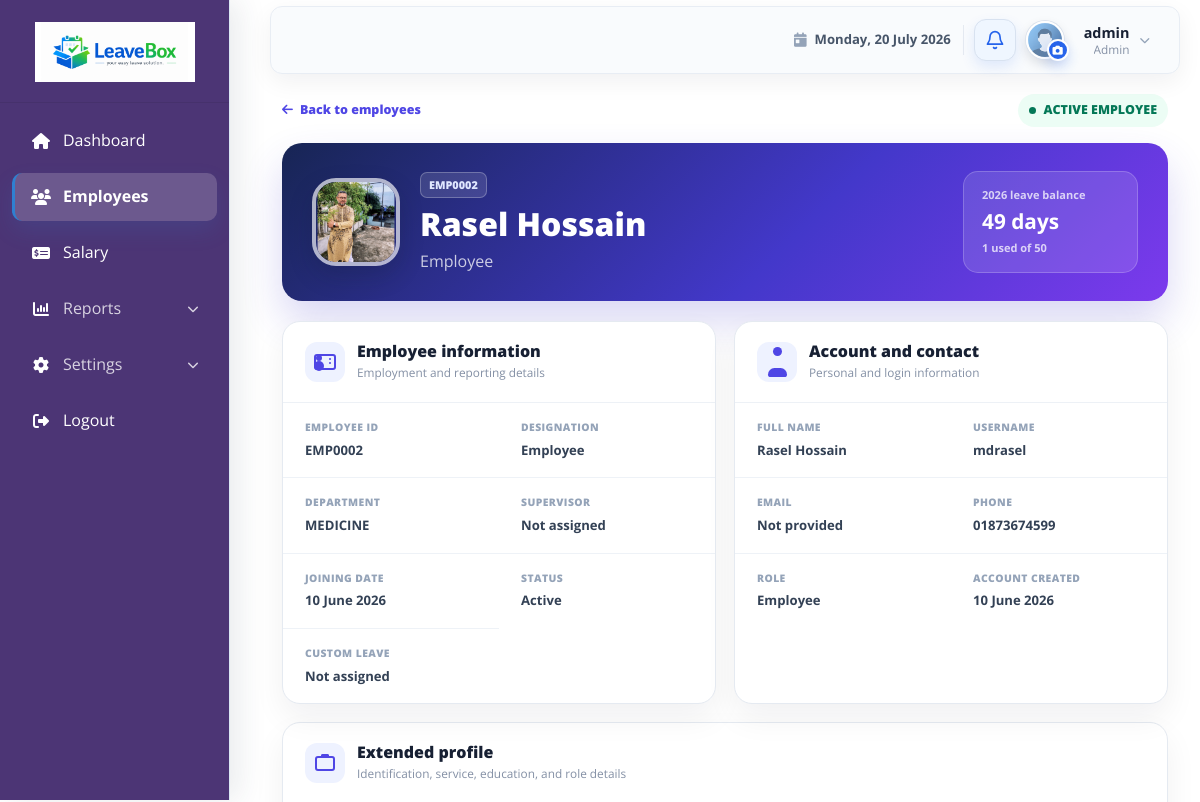
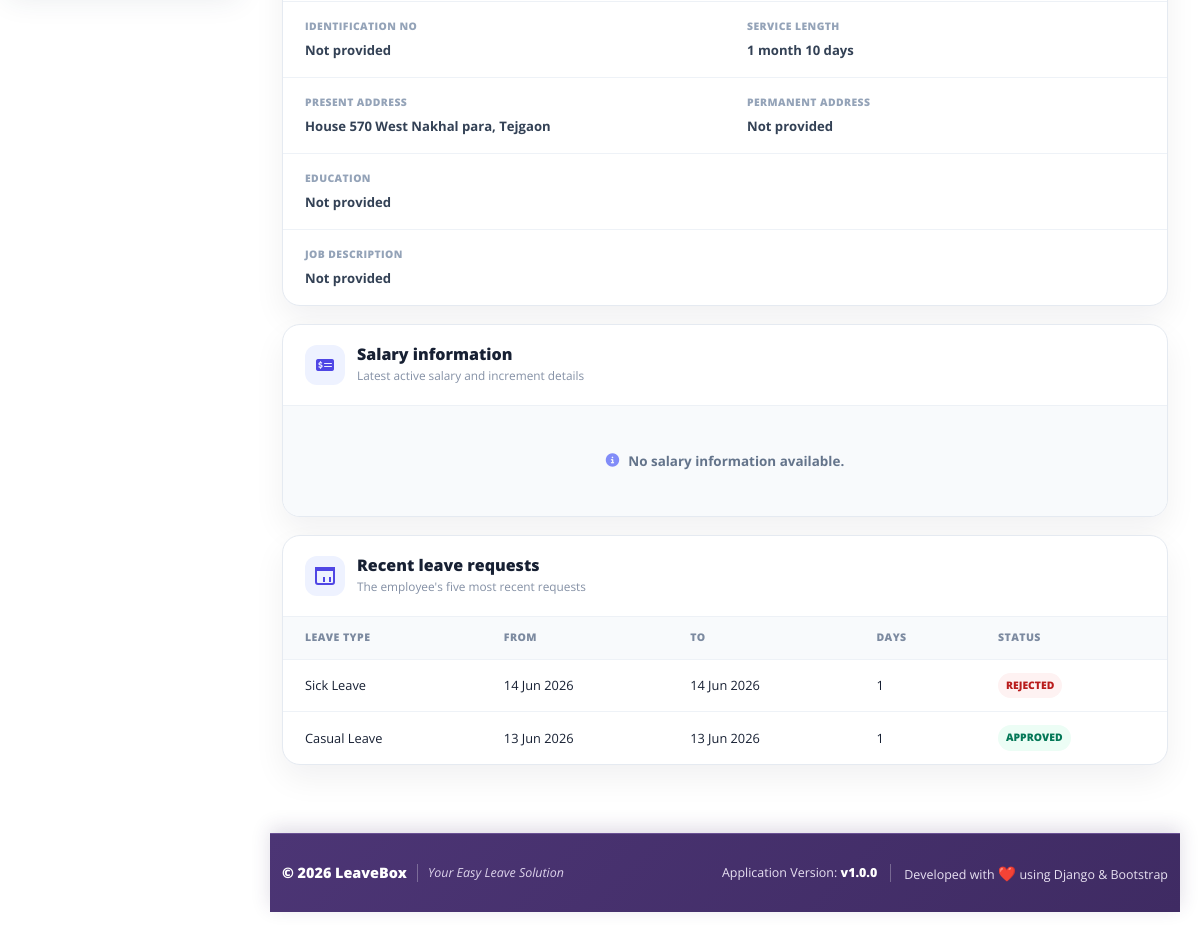
/employee/employees/2/ (signed in), run on an earlier commit of the app's database (2 pictures, top to bottom).
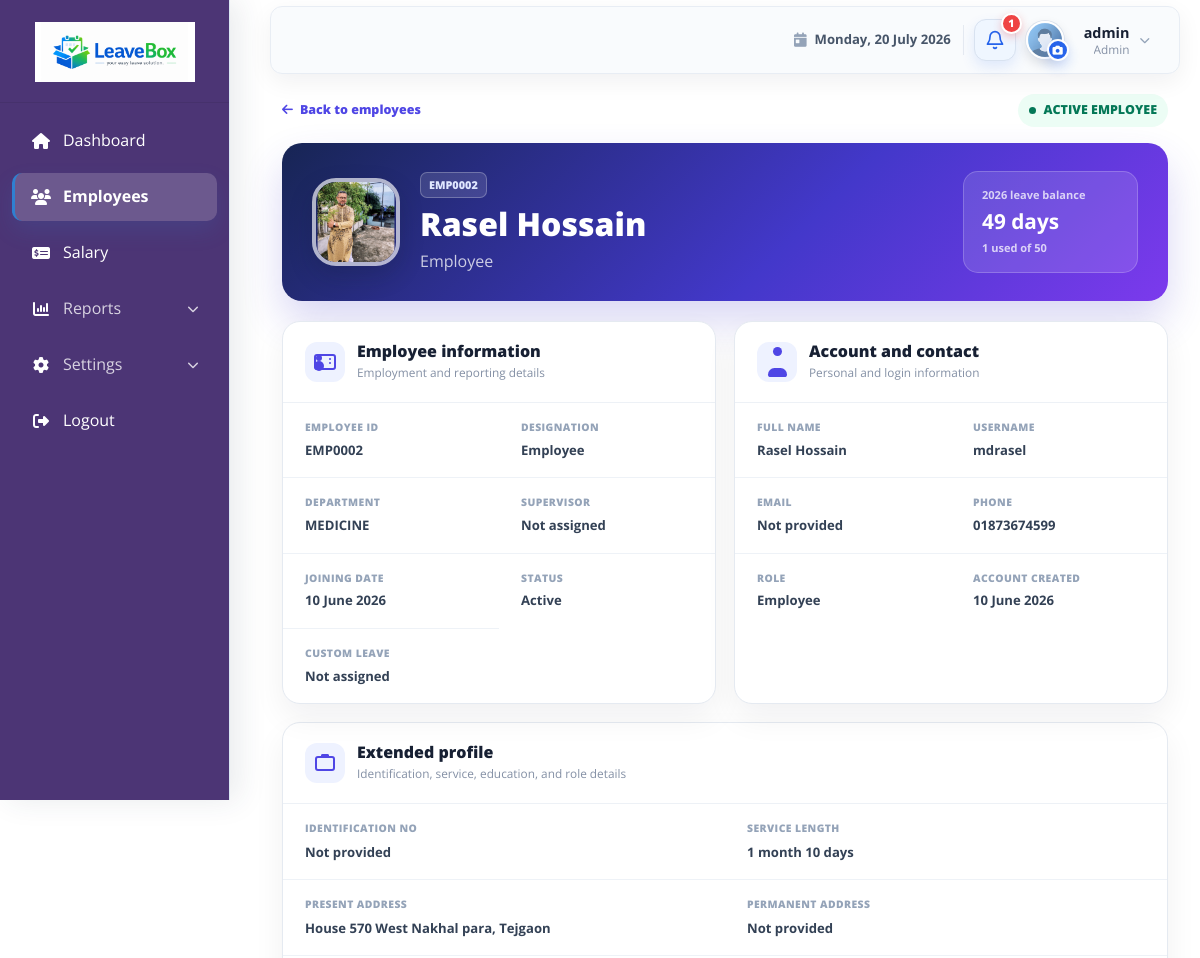
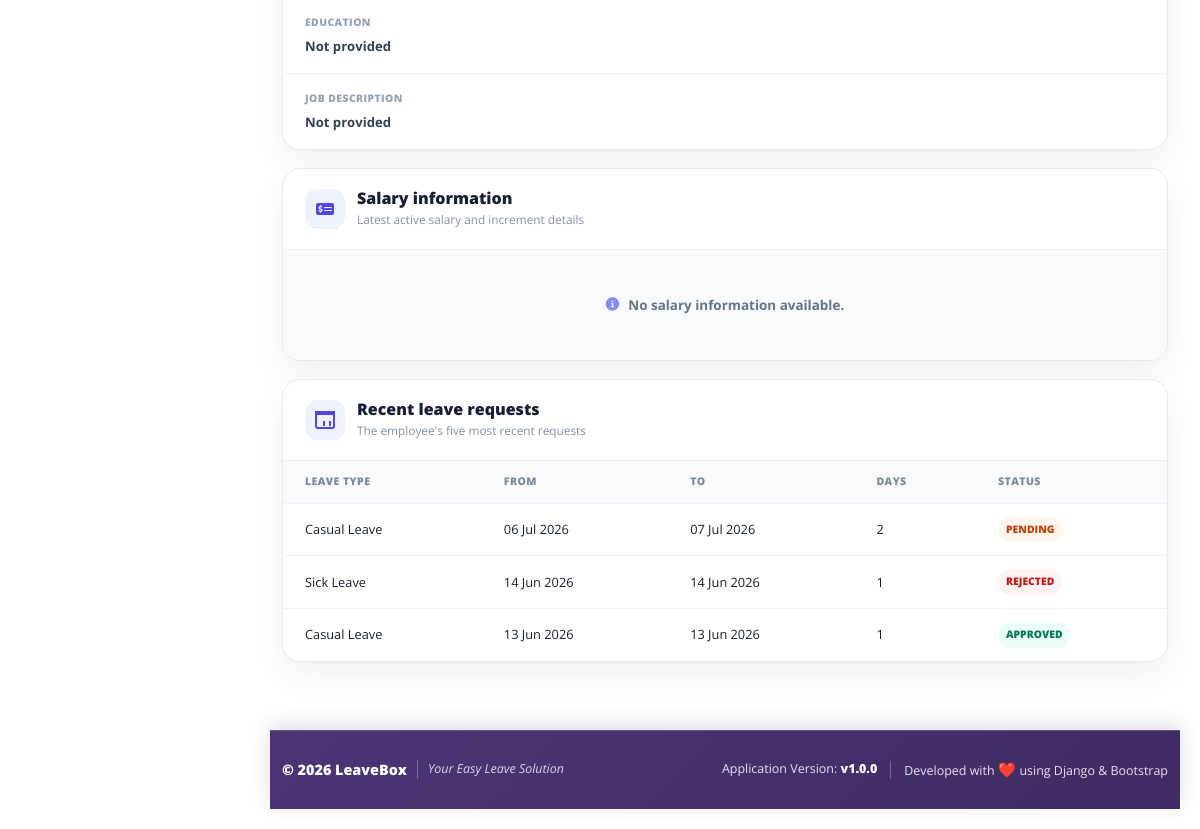
And on a later commit of the database (2 pictures, top to bottom).
### employees/models.py (models this page shows, shortened)
class LeaveRequest(models.Model):
    STATUS_CHOICES = (
        ('PENDING', 'Pending'),
        ('APPROVED', 'Approved'),
        ('REJECTED', 'Rejected'),
        ('CANCELLED', 'Cancelled'),
    )
    employee = models.ForeignKey(
        'employees.Employee',
        on_delete=models.CASCADE,
        related_name='leave_requests'
    )
    leave_type = models.ForeignKey(
        LeaveType,
        on_delete=models.CASCADE
    )
    from_date = models.DateField()
    to_date = models.DateField()
    total_days = models.PositiveIntegerField()
    reason = models.TextField()
    status = models.CharField(
        max_length=20,
        choices=STATUS_CHOICES,
        default='PENDING'
    )
    applied_at = models.DateTimeField(auto_now_add=True)
    approved_by = models.ForeignKey(
        'employees.Employee',
        on_delete=models.SET_NULL,
        null=True,
        blank=True,
        related_name='approved_requests'
    )
    approved_at = models.DateTimeField(null=True, blank=True)
    remarks = models.TextField(
        blank=True,
        null=True,
        help_text="Admin remarks/comments"
    )
    class Meta:
        ordering = ['-applied_at']
        indexes = [
            models.Index(fields=['status', 'from_date'], name='leave_status_from_idx'),
            models.Index(fields=['from_date', 'to_date'], name='leave_period_idx'),
        ]

class LeaveType(models.Model):
    CASUAL = 'Casual Leave'
    SICK = 'Sick Leave'
    EARNED = 'Earned Leave'
    OTHER = 'Other'
    LEAVE_TYPE_CHOICES = [
        (CASUAL, 'Casual Leave'),
        (SICK, 'Sick Leave'),
        (EARNED, 'Earned Leave'),
        (OTHER, 'Other'),
    ]
    name = models.CharField(
        max_length=50,
        choices=LEAVE_TYPE_CHOICES,
        default=CASUAL,
    )
    yearly_limit = models.PositiveIntegerField(
        default=0,
        help_text="Maximum days allowed per year for this leave type"
    )
    def __str__(self):
        return self.name

### employees/views.py (the view)
# urls.py: path('employees/<int:pk>/', views.EmployeeDetailView.as_view(), name='employee_detail'),
class EmployeeDetailView(LoginRequiredMixin, AdminAccessMixin, DetailView):
    model = Employee
    template_name = 'employees/employee_detail.html'
    context_object_name = 'employee'
    def get_queryset(self):
        return Employee.objects.select_related(
            'user',
            'department',
            'designation',
            'supervisor__user',
            'extended_profile',
        )
    def get_context_data(self, **kwargs):
        context = super().get_context_data(**kwargs)
        employee = self.object
        profile = getattr(employee, 'extended_profile', None)
        current_year = timezone.now().year
        leave_summary = employee.get_leave_summary(current_year)
        latest_salary = employee.salary_records.filter(
            is_active=True,
        ).order_by('-salary_effective_from', '-pk').first()
        context.update({
            'yearly_leave_allowance': leave_summary['allowance'],
            'used_leave_days': leave_summary['used'],
            'leave_balance': leave_summary['balance'],
            'uses_custom_leave': leave_summary['uses_custom_leave'],
            'current_year': current_year,
            'profile': profile,
            'latest_salary': latest_salary,
            'recent_leaves': employee.leave_requests.select_related(
                'leave_type',
            ).order_by('-applied_at')[:5],
        })
        return context

### LAF/templatetags/navigation_tags.py (called while the page is built)
@register.simple_tag
def url_name_active(request, *url_names):
    resolver_match = getattr(request, 'resolver_match', None)
    current_url_name = getattr(resolver_match, 'url_name', None)
    return current_url_name in url_names

### departments/models.py (called while the page is built)
    def __str__(self):
        return self.name

### employees/context_processors.py (called while the page is built)
def current_profile_picture(request):
    default_avatar_url = static('images/avatar.png')
    profile_picture_url = default_avatar_url
    user = getattr(request, 'user', None)
    if user and user.is_authenticated:
        try:
            employee = Employee.objects.select_related('extended_profile').get(user=user)
            try:
                profile = employee.extended_profile
            except EmpProfile.DoesNotExist:
                profile = None
            if profile and profile.profile_picture:
                profile_picture_url = profile.profile_picture.url
        except Employee.DoesNotExist:
            pass
    return {
        'current_profile_picture_url': profile_picture_url,
        'default_avatar_url': default_avatar_url,
    }

### employees/models.py (called while the page is built)
    def __str__(self):
        return self.designation_name

### templates/employees/employee_detail.html (shortened to what the changed rows need)
{% extends 'base/base.html' %}
{% load static %}
{% block extra_css %}
    <link rel="stylesheet" href="{% static 'css/employee_detail.css' %}">
{% endblock %}
{% block content %}
<div class="employee-detail-page">
    <section class="employee-detail-hero">
        <div class="employee-detail-intro">
            <h1>{{ employee.user.get_full_name|default:employee.user.username }}</h1>
        </div>
    </section>
    <section class="employee-detail-grid">
        <article class="employee-detail-card">
            <div class="employee-detail-card-heading">
                <div>
                    <h2>Employee information</h2>
                </div>
            </div>
        </article>
        <article class="employee-detail-card">
            <div class="employee-detail-card-heading">
                <div>
                    <h2>Account and contact</h2>
                </div>
            </div>
        </article>
    </section>
    <section class="employee-detail-card employee-profile-card">
        <div class="employee-detail-card-heading">
            <div>
                <h2>Extended profile</h2>
            </div>
        </div>
    </section>
    <section class="employee-detail-card employee-profile-card">
        <div class="employee-detail-card-heading">
            <div>
                <h2>Salary information</h2>
            </div>
        </div>
    </section>
    <section class="employee-detail-card employee-leave-card">
        <div class="employee-detail-card-heading">
            <div>
                <h2>Recent leave requests</h2>
            </div>
        </div>
        <div class="employee-leave-table-wrap">
            <table class="employee-leave-table">
                <thead>
                    <tr>
                        <th scope="col">Leave type</th>
                        <th scope="col">From</th>
                        <th scope="col">To</th>
                        <th scope="col">Days</th>
                        <th scope="col">Status</th>
                    </tr>
                </thead>
                <tbody>
                    {% for leave in recent_leaves %}
                    <tr>
                        <td>{{ leave.leave_type }}</td>
                        <td>{{ leave.from_date|date:"d M Y" }}</td>
                        <td>{{ leave.to_date|date:"d M Y" }}</td>
                        <td>{{ leave.total_days }}</td>
                        <td><span class="employee-leave-status employee-leave-status--{{ leave.status|lower }}">{{ leave.get_status_display }}</span></td>
                    </tr>
                    {% empty %}
                    <tr><td colspan="5" class="employee-leave-empty">No leave requests found.</td></tr>
                    {% endfor %}
                </tbody>
            </table>
        </div>
    </section>
</div>
{% endblock %}

### templates/base/base.html (shortened to what the changed rows need)
{% load static navigation_tags %}
<!DOCTYPE html>
<html lang="en">
<head>
    <link rel="stylesheet" href="{% static 'css/bootstrap-5.3.2.min.css' %}">
    <link rel="stylesheet" href="https://cdnjs.cloudflare.com/ajax/libs/font-awesome/6.4.0/css/all.min.css">
    <link rel="stylesheet" href="{% static 'css/dashboard.css' %}">
    <link rel="stylesheet" href="{% static 'css/apply_leave.css' %}">
    <link rel="stylesheet" href="{% static 'css/footer.css' %}">
    {% block extra_css %}{% endblock %}
</head>
<body>
        {% url_name_active request 'dashboard' 'adm_dashboard' 'emp_dashboard' as dashboard_active %}
        {% url_name_active request 'employee_list' 'employee_detail' 'employee_admin_edit' 'employee_admin_update' as employees_active %}
        {% url_name_active request 'salary_list' 'salary_add' 'salary_edit' as salary_active %}
        {% url_name_active request 'department_list' 'department_add' 'department_edit' 'department_delete' as departments_active %}
        {% url_name_active request 'designation_list' 'designation_add' 'designation_edit' 'designation_delete' as designations_active %}
        {% url_name_active request 'leave_type_list' 'leave_type_add' 'leave_type_edit' 'leave_type_delete' as leave_settings_active %}
        {% url_name_active request 'leave_apply' as leave_apply_active %}
        {% url_name_active request 'attendance_history' as attendance_active %}
        {% url_name_active request 'leave_report' 'attendance_report' as reports_active %}
    <main class="content-wrapper dashboard-content-wrapper">
        <nav class="navbar navbar-expand-lg navbar-light dashboard-navbar mb-2">
            <div class="container-fluid">
                <div class="dashboard-profile-slot">
                    <div class="dashboard-notification-dropdown">
                        <button class="dashboard-notification-button" type="button" id="notificationDropdown" aria-label="Notifications{% if pending_leave_count %}: {{ pending_leave_count }} pending leave request{{ pending_leave_count|pluralize }}{% endif %}" aria-haspopup="true" aria-expanded="false">
                            <svg class="dashboard-notification-icon" viewBox="0 0 24 24" aria-hidden="true">
                                <path d="M18 8a6 6 0 0 0-12 0c0 7-3 7-3 9h18c0-2-3-2-3-9"></path>
                                <path d="M13.73 21a2 2 0 0 1-3.46 0"></path>
                            </svg>
                            {% if pending_leave_count %}
                                <span class="dashboard-notification-badge" aria-hidden="true">{{ pending_leave_count }}</span>
                            {% endif %}
                        </button>
                    </div>
                </div>
            </div>
        </nav>
        <div class="container-fluid">
            {% block content %}{% endblock %}
        </div>
    </main>
</body>
</html>

What changed in the data, as far as the page shows it:
added LeaveRequest: leave_type "Casual Leave", from_date "06 Jul 2026", to_date "07 Jul 2026", total_days "2", status "PENDING"
Also different on the page:
{{ pending_leave_count }}: (not shown) → "1"
